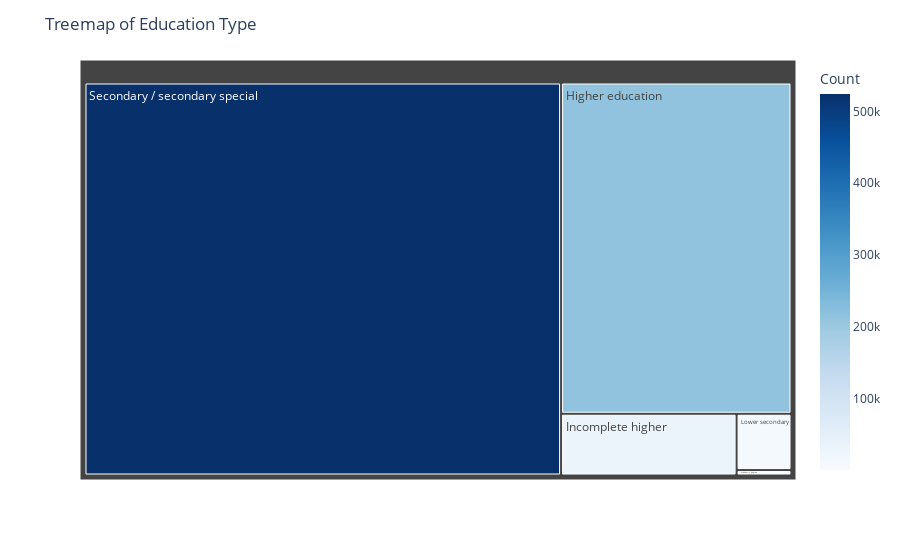

The cell this chart's notebook holds for it:
### Markdown cell above
___

### Code cell
import plotly.express as px
edu_counts = df['NAME_EDUCATION_TYPE'].value_counts().reset_index()
edu_counts.columns = ['Education', 'Count']

fig = px.treemap(edu_counts, path=['Education'], values='Count', color='Count', color_continuous_scale='Blues')
fig.update_layout(title='Treemap of Education Type')
fig.show()

### Figure 1 — Plotly figure (JSON) as saved in the notebook; plotly's stock layout.template omitted (floating-point values rounded to 4 significant figures)
{"data": [{"branchvalues": "total", "customdata": [[837], [213633], [30329], [8655], [524261]], "domain": {"x": [0, 1], "y": [0, 1]}, "hovertemplate": "labels=%{label}<br>Count_sum=%{value}<br>parent=%{parent}<br>id=%{id}<br>Count=%{color}<extra></extra>", "ids": ["Academic degree", "Higher education", "Incomplete higher", "Lower secondary", "Secondary / secondary special"], "labels": ["Academic degree", "Higher education", "Incomplete higher", "Lower secondary", "Secondary / secondary special"], "marker": {"coloraxis": "coloraxis", "colors": [837, 213633, 30329, 8655, 524261]}, "name": "", "parents": ["", "", "", "", ""], "type": "treemap", "values": [837, 213633, 30329, 8655, 524261]}], "layout": {"coloraxis": {"colorbar": {"title": {"text": "Count"}}, "colorscale": [[0, "rgb(247,251,255)"], [0.125, "rgb(222,235,247)"], [0.25, "rgb(198,219,239)"], [0.375, "rgb(158,202,225)"], [0.5, "rgb(107,174,214)"], [0.625, "rgb(66,146,198)"], [0.75, "rgb(33,113,181)"], [0.875, "rgb(8,81,156)"], [1, "rgb(8,48,107)"]]}, "legend": {"tracegroupgap": 0}, "margin": {"t": 60}, "title": {"text": "Treemap of Education Type"}}}
